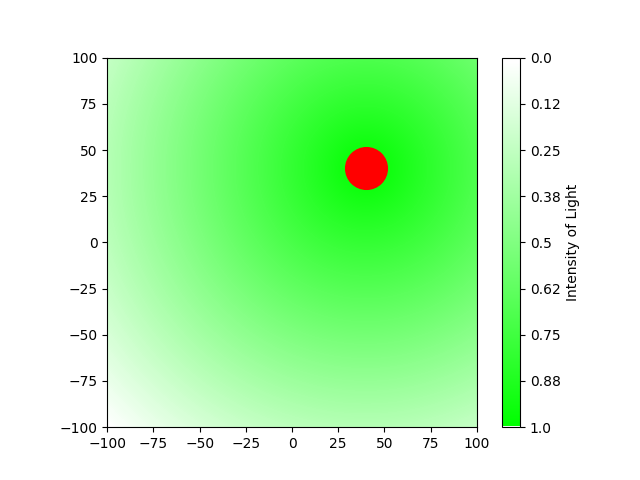

Write Python code to recreate this figure.
import numpy as np
import matplotlib.pyplot as plt
from matplotlib.colors import LinearSegmentedColormap

fig, ax = plt.subplots()

# Define the center of the circle and its radius.
center = (40, 40)
radius = 30
inner_color = (0, 1, 0)  # Green

# Create a grid of points within the circle
x = np.linspace(-100, 100, 200)
y = np.linspace(-100, 100, 200)
X, Y = np.meshgrid(x, y)
Z = np.sqrt((X - center[0])**2 + (Y - center[1])**2)

# Inner color with full opacity, outer color with full transparency
colors = [(*inner_color, 1), (*inner_color, 0)]
cmap_name = 'circle_gradient'
cmap = LinearSegmentedColormap.from_list(cmap_name, colors)

im = ax.imshow(Z, cmap=cmap, interpolation='bilinear', origin='lower', extent=[-100, 100, -100, 100])

# Add a colorbar to show the gradient.
cbar = plt.colorbar(im)
ticks = np.arange(0, 201, 25)
labels = 1 - np.round((ticks / 200), 2)
cbar.ax.set_yticks(ticks, labels)
cbar.set_label('Intensity of Light')

ax.plot(center[0], center[1], marker='o', markersize=30, color="red")

plt.savefig('light_intensity.png')
plt.show()
